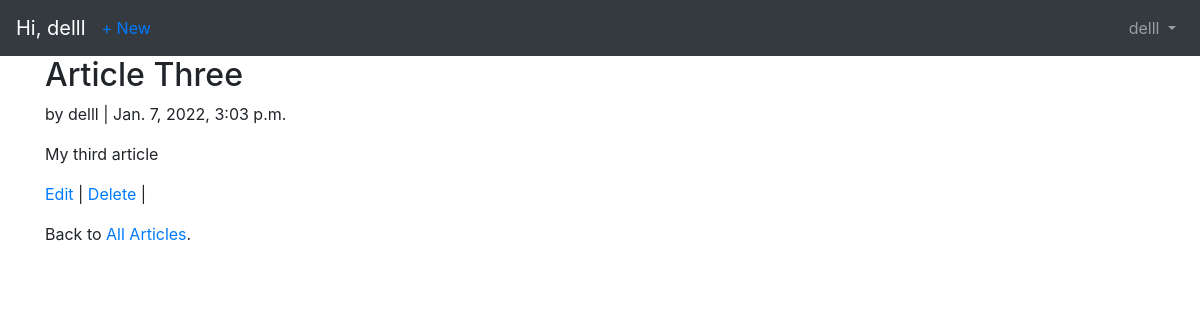
The app's page /articles/3/ (signed in), older data.
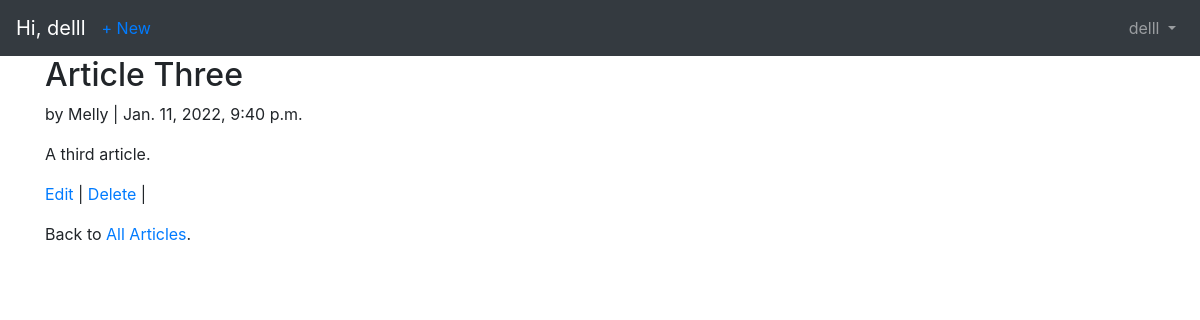
The same page, newer data.
### articles/models.py (models this page shows, shortened)
class Article(models.Model):
    title = models.CharField(max_length=255)
    body = models.TextField()
    date = models.DateTimeField(auto_now_add=True)
    author = models.ForeignKey(
        get_user_model(),
        on_delete=models.CASCADE,
    )

### accounts/models.py (models this page shows)
class CustomUser(AbstractUser):
    age = models.PositiveIntegerField(null=True, blank=True)

### articles/views.py (the view)
# urls.py: path('<int:pk>/', ArticleDetailView.as_view(), name='article_detail'),
class ArticleDetailView(LoginRequiredMixin, DetailView):
    model = Article
    template_name = 'article_detail.html'

### templates/article_detail.html
{% extends 'base.html' %}
{% block content %}
    <div class="article-entry">
        <h2>
            {{ object.title }}
        </h2>
        <p>by {{ object.author }} | {{ object.date }}</p>
        <p>{{ object.body }}</p>
    </div>
    <p>
        <a href="{% url 'article_edit' article.pk %}">Edit</a> |
        <a href="{% url 'article_delete' article.pk %}">Delete</a> |
    <p>Back to <a href="{% url 'article_list' %}">All Articles</a>. </p>
    </p>
{% endblock %}

Row changes from the older to the newer data that the page shows:
changed Article "Article Three": author "delll" → "Melly"; date "Jan. 7, 2022, 3:03 p.m." → "Jan. 11, 2022, 9:40 p.m."; body "My third article" → "A third article."
